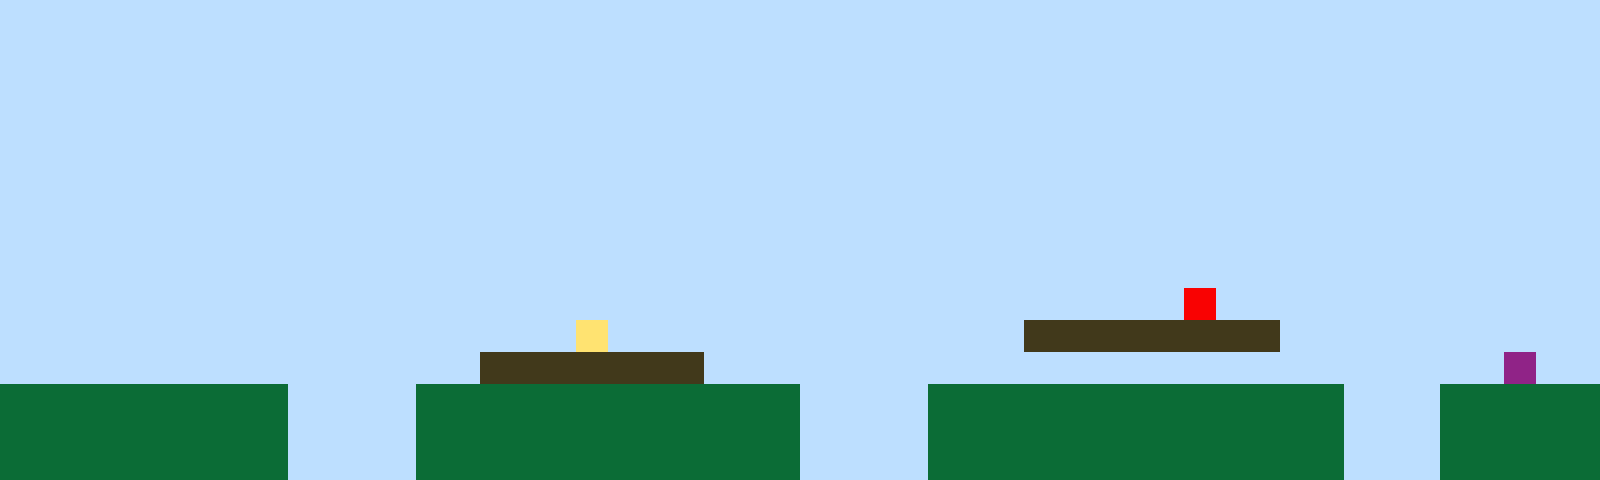

Tiled map render using the project's own tile images. Description and the whole map definition, tile-layer contents included, below:
An orthogonal 50x15 tile map with 32x32 px tiles, 1 tile layer (Tile Layer 1).

<map version="1.10" tiledversion="1.11.2" orientation="orthogonal" renderorder="right-up" width="50" height="15" tilewidth="32" tileheight="32" infinite="0" nextlayerid="2" nextobjectid="1"><editorsettings><export target="map1.csv" format="csv" /></editorsettings><tileset firstgid="1" name="sprites" tilewidth="32" tileheight="32" tilecount="6" columns="3"><image source="sprites.png" width="96" height="64" /></tileset><layer id="1" name="Tile Layer 1" width="50" height="15"><data encoding="csv">1,1,1,1,1,1,1,1,1,1,1,1,1,1,1,1,1,1,1,1,1,1,1,1,1,1,1,1,1,1,1,1,1,1,1,1,1,1,1,1,1,1,1,1,1,1,1,1,1,1,1,1,1,1,1,1,1,1,1,1,1,1,1,1,1,1,1,1,1,1,1,1,1,1,1,1,1,1,1,1,1,1,1,1,1,1,1,1,1,1,1,1,1,1,1,1,1,1,1,1,1,1,1,1,1,1,1,1,1,1,1,1,1,1,1,1,1,1,1,1,1,1,1,1,1,1,1,1,1,1,1,1,1,1,1,1,1,1,1,1,1,1,1,1,1,1,1,1,1,1,1,1,1,1,1,1,1,1,1,1,1,1,1,1,1,1,1,1,1,1,1,1,1,1,1,1,1,1,1,1,1,1,1,1,1,1,1,1,1,1,1,1,1,1,1,1,1,1,1,1,1,1,1,1,1,1,1,1,1,1,1,1,1,1,1,1,1,1,1,1,1,1,1,1,1,1,1,1,1,1,1,1,1,1,1,1,1,1,1,1,1,1,1,1,1,1,1,1,1,1,1,1,1,1,1,1,1,1,1,1,1,1,1,1,1,1,1,1,1,1,1,1,1,1,1,1,1,1,1,1,1,1,1,1,1,1,1,1,1,1,1,1,1,1,1,1,1,1,1,1,1,1,1,1,1,1,1,1,1,1,1,1,1,1,1,1,1,1,1,1,1,1,1,1,1,1,1,1,1,1,1,1,1,1,1,1,1,1,1,1,1,1,1,1,1,1,1,1,1,1,1,1,1,1,1,1,1,1,1,1,1,1,1,1,1,1,1,1,1,1,1,1,1,1,1,1,1,1,1,1,1,1,1,1,1,1,1,1,1,1,1,1,1,1,1,1,1,1,1,1,1,1,1,1,1,1,1,1,1,1,1,1,1,1,1,1,1,1,1,1,1,1,1,1,1,1,1,1,1,1,1,1,1,1,1,1,1,1,1,1,1,1,1,1,1,1,1,1,1,1,1,1,1,1,1,1,1,1,1,1,1,1,1,1,1,1,1,1,1,1,1,1,1,1,1,1,1,1,1,1,1,1,1,1,1,1,1,5,1,1,1,1,1,1,1,1,1,1,1,1,1,1,1,1,1,1,1,1,1,1,1,1,1,1,1,1,1,1,4,1,1,1,1,1,1,1,1,1,1,1,1,1,3,3,3,3,3,3,3,3,1,1,1,1,1,1,1,1,1,1,1,1,1,1,1,1,1,1,1,1,1,1,1,1,1,3,3,3,3,3,3,3,1,1,1,1,1,1,1,1,1,1,1,1,1,1,1,1,1,1,1,1,1,1,1,1,1,6,1,1,2,2,2,2,2,2,2,2,2,1,1,1,1,2,2,2,2,2,2,2,2,2,2,2,2,1,1,1,1,2,2,2,2,2,2,2,2,2,2,2,2,2,1,1,1,2,2,2,2,2,2,2,2,2,2,2,2,2,2,1,1,1,1,2,2,2,2,2,2,2,2,2,2,2,2,1,1,1,1,2,2,2,2,2,2,2,2,2,2,2,2,2,1,1,1,2,2,2,2,2,2,2,2,2,2,2,2,2,2,1,1,1,1,2,2,2,2,2,2,2,2,2,2,2,2,1,1,1,1,2,2,2,2,2,2,2,2,2,2,2,2,2,1,1,1,2,2,2,2,2</data></layer></map>
